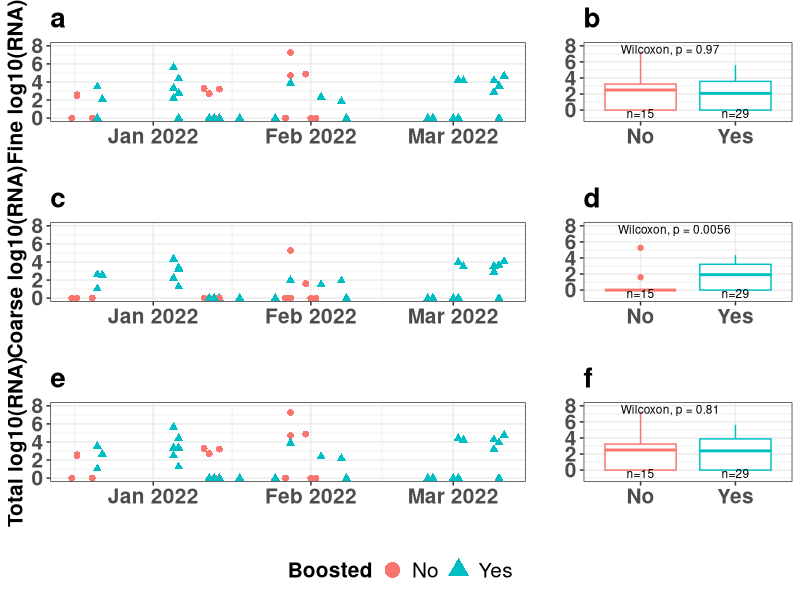
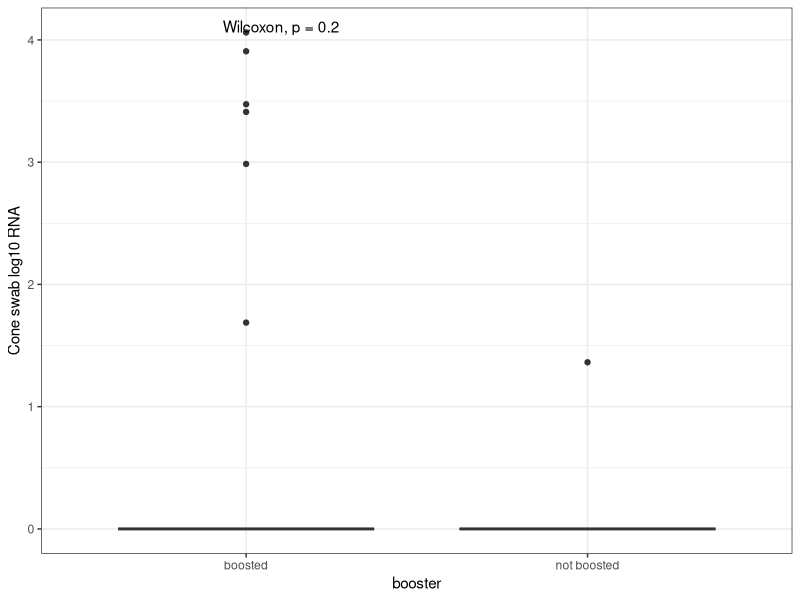

Here is the R script that generated these plots, in order:
## ---- chunk 1
knitr::opts_chunk$set(echo = TRUE)
library(tidyverse)
library(grid)
library(ggpubr)
library(gridExtra)
set.seed(42)
## ---- chunk 2
# Theme for display parameters

scale_color_variant <- scale_color_manual(values = c("pre-Alpha" = "#984ea3",
                                                     "Alpha"="#386cb0",
                                                     "Delta"="#7fc97f",
                                                     "Omicron" = "#ef3b2c"))
scale_shape_variant <- scale_shape_manual(values = c("pre-Alpha" = 15,
                                                     "Alpha"=16,
                                                     "Delta"=17,
                                                     "Omicron" = 18))

scale_color_variant3 <- scale_color_manual(values = c("pre-Alpha" = "#984ea3",
                                                     "Alpha"="#386cb0",
                                                     "Delta"="#7fc97f",
                                                     "Omicron BA.1" = "#a6cee3",
                                                     "Omicron BA.2" = "#662506"))
scale_shape_variant3 <- scale_shape_manual(values = c("pre-Alpha" = 15,
                                                     "Alpha"=16,
                                                     "Delta"=17,
                                                     "Omicron BA.1" = 18,
                                                     "Omicron BA.2" = 19))
## ---- chunk 3
spr <- read.csv(file = "../working_files/nonpaired_pcr_sx_spr.csv")
spr <- spr %>% 
  mutate(log_quant = if_else(av_quant == 0, 0, log10(av_quant)),
         subject_id = as.factor(subject_id))

stat_box_data <- function(y, upper_limit = max(iris$Sepal.Length) * 1.15) {
  data.frame(
    y = -0.02 * upper_limit,
    label = paste0('n=', length(y), '\n')
  )
}

fine_complete <- spr %>% 
  filter(sample_type == "G-II Fine Aerosol") %>%
  mutate(fine_av_quant = av_quant, fine_log_quant = log_quant)  

coarse_complete <- spr %>% 
  filter(sample_type == "G-II Coarse Aerosol") %>%
  mutate(coarse_av_quant = av_quant, coarse_log_quant = log_quant)
coarse <- coarse_complete %>% select(subject_id, coarse_av_quant, coarse_log_quant, sample_date)


#create dataset including all the breath samples:breath_after
breath_after <- fine_complete %>% 
  left_join(coarse, by = c("subject_id", "sample_date")) %>% 
  mutate(av_quant_total = coarse_av_quant + fine_av_quant)

breath_after <- breath_after %>% 
  mutate(av_quant_total_log10 = if_else((av_quant_total == 0), 0, log10(av_quant_total)))


breath_after <- breath_after %>% 
  mutate(sample_date2 = as.Date(sample_date, origin="1970-01-01"),
         covid_booster = if_else(covid_booster_actual == 0, "No", "Yes"))
## ---- chunk 4
# without boxplots
booster_eba_plot_no_box <- function(data, sample_value, name,legend_show,note_text) {
  plot <- data %>% 
    ggplot(aes(x = sample_date2, y = eval(parse(text=sample_value))))+
    geom_point(size = 2, aes(color=covid_booster, shape = covid_booster),show.legend = legend_show)+
    #geom_boxplot(aes(color=covid_booster))+
    coord_cartesian(ylim = c(0, 8), expand = TRUE)+
    theme_bw()+
    #scale_shape_variant+
    #scale_color_variant+
    scale_x_date(date_labels = "%b %Y", breaks = "1 month")+
    labs(x= " ", 
         y=paste(name, "log10(RNA)"),
         color = "Boosted",
         shape = "Boosted")+
      ggtitle(note_text) +
    theme(axis.text.x=element_text(size = 15, face='bold', angle = 0),
          axis.text.y=element_text(size = 15, face='bold'),
          axis.title.x=element_text(size=15, face='bold'),
          axis.title.y=element_text(size=15, face='bold'),
          legend.text = element_text(size = 15),
          legend.title = element_text(size = 15, face='bold'),
          plot.title = element_text(size = 20, face = "bold")) +
     guides(shape = guide_legend(override.aes = list(size = 5)))+
    theme(legend.position="bottom")
  return(plot) 
}

# create pairwise comparisons
booster_eba_plot_box <- function(data, sample_value, name,note_text){
  #test <- wilcox.test(eval(parse(text=sample_value)) ~ covid_booster, data=data) 
  #note <- paste0("Mann-Whitney U-test,"," p=", signif(test$p.value, 2))
  plot <- data %>% 
    ggplot(aes(x = covid_booster, y = eval(parse(text=sample_value))))+
    #geom_point(size = 2, aes(color=covid_booster, shape = covid_booster))+
    geom_boxplot(aes(color=covid_booster),show.legend = FALSE)+
    coord_cartesian(ylim = c(-1, 8), expand = TRUE)+
    theme_bw()+
    stat_summary(
      fun.data = stat_box_data, 
      geom = "text", 
      hjust = 0.5,
      vjust = 0.9,
      size=3,
      position = position_dodge(0.9)
    ) +
    stat_compare_means(label.y=7, size=3)+
    labs(x= " ", 
         y=" ",
         color = "Boosted",
         shape = "Boosted")+
    ggtitle(note_text)+
    theme(axis.text.x=element_text(size = 15, face='bold', angle = 0),
          axis.text.y=element_text(size = 15, face='bold'),
          axis.title.x=element_text(size=15, face='bold'),
          axis.title.y=element_text(size=15, face='bold'),
          legend.text = element_text(size = 20),
          legend.title = element_text(size = 20, face='bold'),
          plot.title = element_text(size = 20, face = "bold"))+
    theme(legend.position="bottom")
  
  return(plot) 
}

## ---- chunk 5
## Function to extract legend
g_legend <- function(a.gplot){ 
    tmp <- ggplot_gtable(ggplot_build(a.gplot)) 
    leg <- which(sapply(tmp$grobs, function(x) x$name) == "guide-box") 
    legend <- tmp$grobs[[leg]] 
    legend
} 
plot <-booster_eba_plot_no_box(breath_after %>% filter(!(seq_variant=="Delta")), "av_quant_total_log10", "Total",TRUE,"e")
legend <- g_legend(plot)

## ---- chunk 6
a <- booster_eba_plot_no_box(breath_after %>% filter(!(seq_variant=="Delta")), "fine_log_quant", "Fine",FALSE,"a")
b <- booster_eba_plot_box(breath_after %>% filter(!(seq_variant=="Delta")), "fine_log_quant", "Fine","b")
c <- booster_eba_plot_no_box(breath_after %>% filter(!(seq_variant=="Delta")), "coarse_log_quant", "Coarse",FALSE,"c")
d <- booster_eba_plot_box(breath_after %>% filter(!(seq_variant=="Delta")), "coarse_log_quant", "Coarse","d")
e <- booster_eba_plot_no_box(breath_after %>% filter(!(seq_variant=="Delta")), "av_quant_total_log10", "Total",FALSE,"e")
f <- booster_eba_plot_box(breath_after %>% filter(!(seq_variant=="Delta")), "av_quant_total_log10", "Total","f")
## ---- chunk 7
total <- grid.arrange(a, b,
                     c, d,
                     e, f,
                     legend,
                      ncol=5, nrow=4,
                      layout_matrix = rbind(c(1,1,2),
                                            c(3,3,4),
                                            c(5,5,6),
                                            c(7,7,7)),
                      heights = c(3,3,3,1))

ggsave(total,filename="../output/si_fig5_eba_by_booster_status.png",device="png",width=11,height=7.77,units="in")
## ---- chunk 8
cone <- spr %>% 
  filter(sample_type == "G-II Cone Swab") %>%
  mutate(cone_av_quant = av_quant, cone_log_quant = log_quant) %>% 
  select(subject_id, cone_av_quant, cone_log_quant, sample_date)

breath_after <- breath_after %>% 
  left_join(cone, by = c("subject_id", "sample_date"))
## ---- chunk 9
cone_plot <- breath_after %>% 
  filter(!(seq_variant=="Delta")) %>% 
  ggplot(aes(y=cone_log_quant, x=booster))+
  geom_boxplot()+
  stat_compare_means()+
  labs(y="Cone swab log10 RNA")+
  theme_bw()
cone_plot

non_boosted <- breath_after %>% filter(!(seq_variant=="Delta")) %>% filter(booster == "not boosted") %>% select(subject_id, sample_date, seq_variant, booster, cone_av_quant, coarse_av_quant, fine_av_quant)
View(non_boosted)

boosted <- breath_after %>% filter(!(seq_variant=="Delta")) %>% filter(booster == "boosted") %>% select(subject_id, sample_date,seq_variant,  booster, cone_av_quant, coarse_av_quant, fine_av_quant)
View(boosted)
